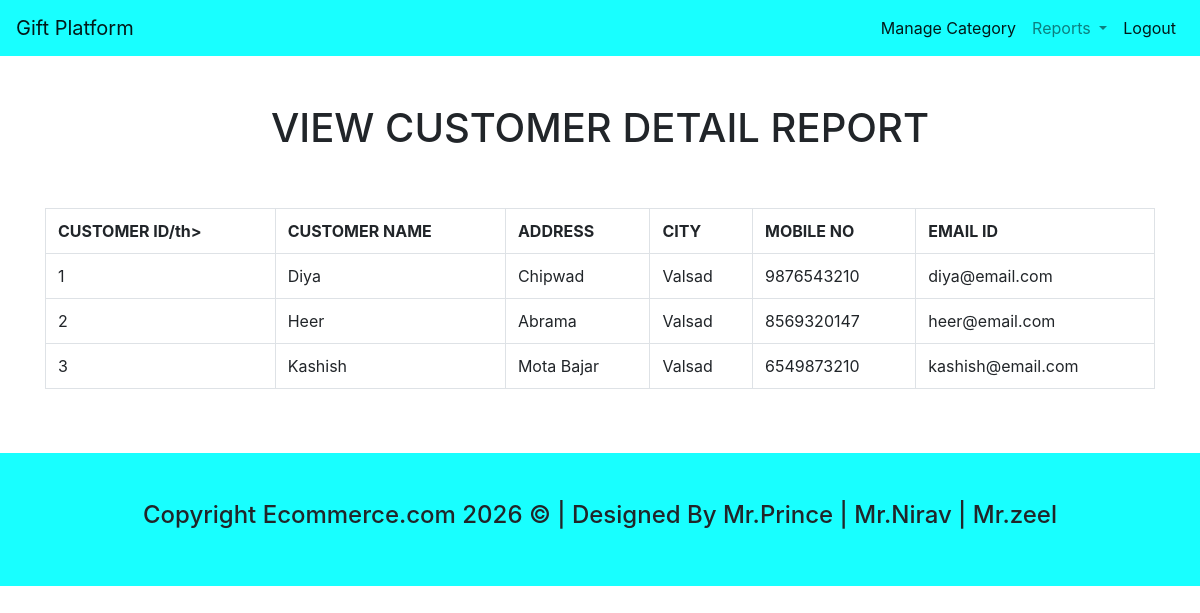
Page /admin_view_customer_detail_report.php on the committed database.
### tables this page shows
CREATE TABLE IF NOT EXISTS `customer_registration` (
  `customer_id` int(10) NOT NULL,
  `customer_name` varchar(50) NOT NULL,
  `address` varchar(200) NOT NULL,
  `city` varchar(10) NOT NULL,
  `mobile_no` varchar(10) NOT NULL,
  `email_id` varchar(50) NOT NULL,
  `password` varchar(10) NOT NULL,
  PRIMARY KEY (`customer_id`)
);

### admin_view_customer_detail_report.php (the view, shortened to what this page needs)
<?php
include("admin_header.php");
include("connect.php");
?>
<div class="container">
    <div class="row">
        <div class="col-md-12 text-center mt-5">
            <h1>VIEW CUSTOMER DETAIL REPORT</h1>
         </div>
    </div>
    <div class="row mt-5">
         <div class="col-md-12">
            <?php
                $res3=mysqli_query($con,"select * from customer_registration");
                if(mysqli_num_rows($res3)>0)
                {
                    echo"<table class='table table-bordered'>
                           <tr>
                                <th> CUSTOMER ID/th>
                                <th> CUSTOMER NAME</th>
                                <th> ADDRESS</th>
                                <th> CITY</th>
                                <th> MOBILE NO</th>
                                <th> EMAIL ID</th>
                            </tr>";
                        while($r3=mysqli_fetch_array($res3))
                        {
                            echo "<tr>";
                            echo "<td>$r3[0]</td>";
                            echo "<td>$r3[1]</td>";
                            echo "<td>$r3[2]</td>";
                            echo "<td>$r3[3]</td>";
                            echo "<td>$r3[4]</td>";
                            echo "<td>$r3[5]</td>";
                            echo "</tr>";
                        }
                    echo "</table>";
                }
                else
                {
                    echo "<h2>No Order Found</h2>";
                }
            ?>
        </div>
    </div>
</div>
<?php
include("footer.php");
?>

### rows in the picture
customer_registration: customer_id "1", customer_name "Diya", address "Chipwad", city "Valsad", mobile_no "9876543210", email "diya@email.com"
customer_registration: customer_id "2", customer_name "Heer", address "Abrama", city "Valsad", mobile_no "8569320147", email "heer@email.com"
customer_registration: customer_id "3", customer_name "Kashish", address "Mota Bajar", city "Valsad", mobile_no "6549873210", email "kashish@email.com"
